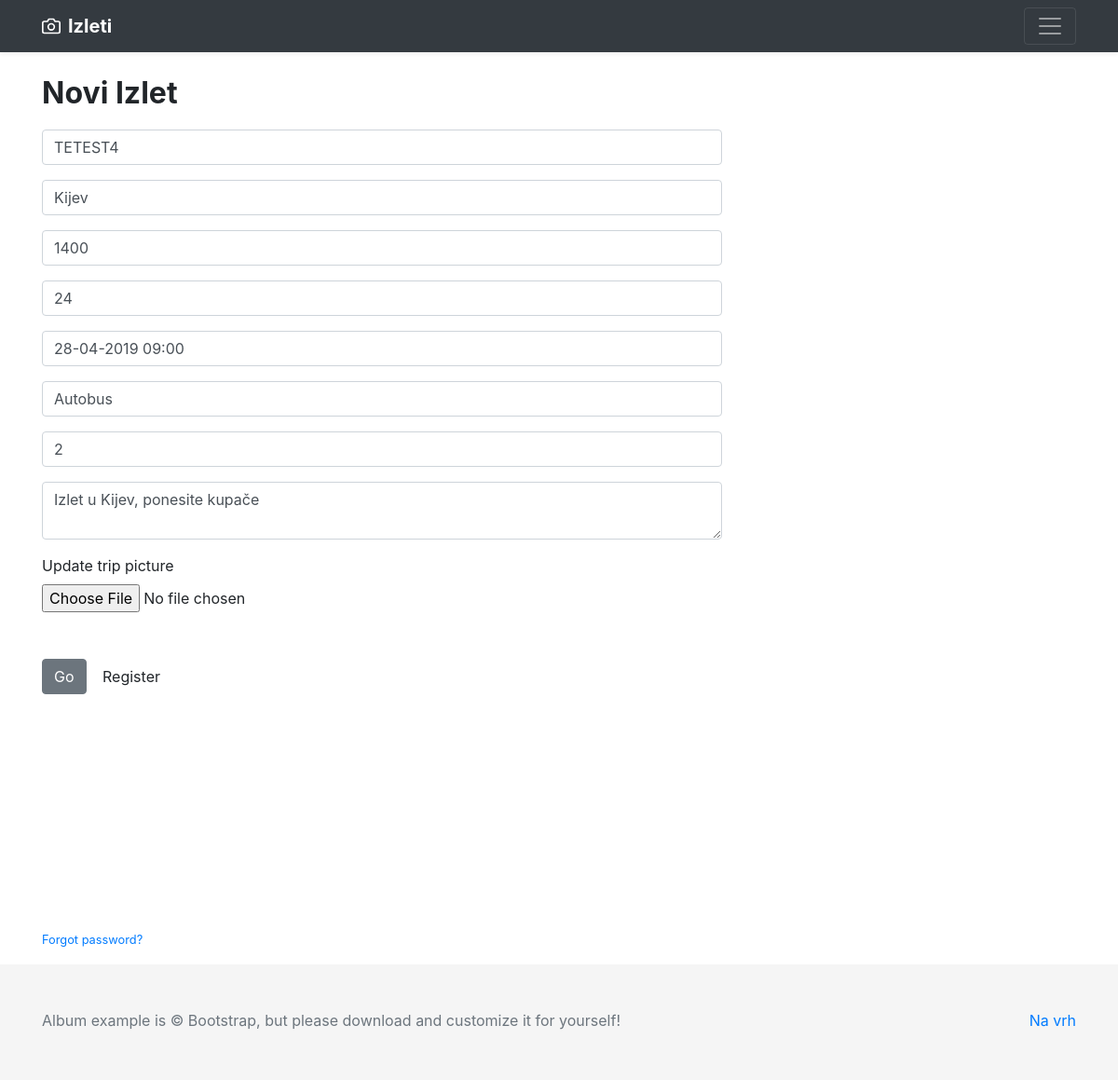
Page /update/4 (signed in) on the committed database.
### app/models.py (models this page shows, shortened)
class Trip(db.Model):
    id = db.Column(db.Integer, primary_key=True)
    name = db.Column(db.String(50), unique=True, nullable=False)
    location = db.Column(db.String(100), nullable=False)
    user_id = db.Column(db.Integer, db.ForeignKey('user.id'), nullable=False)
    date_created = db.Column(db.DateTime, nullable=False, default=datetime.utcnow)
    price = db.Column(db.Integer, nullable=False)
    people_number = db.Column(db.Integer, nullable=False)
    starting_at = db.Column(db.DateTime, nullable=False)
    transport_type = db.Column(db.String(30), nullable=False)
    trip_duration = db.Column(db.Integer, nullable=False)
    details = db.Column(db.Text, nullable=False)
    image_file = db.Column(db.String(20), nullable=False, default='trip_default.jpg')

### app/trips/routes.py (the view)
@trips.route("/update/<int:trip>", methods=["POST", "GET"])
@login_required
def update_trip(trip):
    selected_trip = Trip.query.get_or_404(trip)
    if selected_trip.author != current_user:
        abort(403)
    form = CreateTripForm()
    if form.validate_on_submit():
        if form.trip_picture.data:
            picture_file = save_picture_trip(form.trip_picture.data)
            selected_trip.image_file = picture_file
        selected_trip.location = form.location.data
        selected_trip.price = form.price.data
        counter=0
        for user in selected_trip.users:
            counter+=1
        print(counter)
        if selected_trip.people_number <= form.people_number.data:
            selected_trip.people_number = form.people_number.data
        else:
            flash('Pogrešan unos! Broj prijavljenih korisnika: {}'.format(counter), 'danger')
            return redirect(url_for('trips.update_trip', trip=selected_trip.id))
        selected_trip.starting_at = form.starting_at.data
        selected_trip.transport_type = form.transport_type.data
        selected_trip.trip_duration = form.trip_duration.data
        selected_trip.details = form.details.data
        db.session.commit()
        flash('Vas trip je ažuriran!')
        return redirect(url_for('main.home', trip=selected_trip.id))
    elif request.method == 'GET':
        form.name.data = selected_trip.name
        form.location.data = selected_trip.location
        form.price.data = selected_trip.price
        form.people_number.data = selected_trip.people_number
        form.starting_at.data = selected_trip.starting_at
        form.transport_type.data = selected_trip.transport_type
        form.trip_duration.data = selected_trip.trip_duration
        form.details.data = selected_trip.details
    return render_template('new_trip2.html', title='Update Trip', form=form,
                           trip=selected_trip, legend='Update Trip')

### app/models.py (called while the page is built)
@login_manager.user_loader
def load_user(user_id):
    return User.query.get(int(user_id))

### app/templates/new_trip2.html (shortened to what this page needs)
{% extends "layout.html" %}
{% block content %}
{% set iterated = {'i': False} %}
  <div class="container">
    <div class="row">
      <div class="col-lg-8">
          <div class="form-group">
               <form method="POST" action="" style="margin-top: 25px">
               <h2><b>Novi Izlet</b></h2>
                  <div class="form-group" style="margin-top: 20px">
                        {% if form.name.errors %}
                        {{ form.name(class="form-control", placeholder=form.name.description) }}
                        <div>
                            {% for error in form.name.errors %}
                                <span>{{ error }}</span>
                            {% endfor %}
                        </div>
                        {% else %}
                            {{ form.name(class="form-control", placeholder=form.name.description) }}
                        {% endif %}
                  </div>
                  <div class="form-group">
                        {% if form.location.errors %}
                        {{ form.location(class="form-control", placeholder=form.location.description) }}
                        <div>
                            {% for error in form.location.errors %}
                                <span>{{ error }}</span>
                            {% endfor %}
                        </div>
                        {% else %}
                            {{ form.location(class="form-control", placeholder=form.location.description) }}
                        {% endif %}
                  </div>
                  <div class="form-group">
                        {% if form.price.errors %}
                        {{ form.price(class="form-control", placeholder=form.price.description) }}
                        <div>
                            {% for error in form.price.errors %}
                                <span>{{ error }}</span>
                            {% endfor %}
                        </div>
                        {% else %}
                            {{ form.price(class="form-control", placeholder=form.price.description) }}
                        {% endif %}
                  </div>
                  <div class="form-group">
                        {% if form.people_number.errors %}
                        {{ form.people_number(class="form-control", placeholder=form.people_number.description) }}
                        <div>
                            {% for error in form.people_number.errors %}
                                <span>{{ error }}</span>
                            {% endfor %}
                        </div>
                        {% else %}
                            {{ form.people_number(class="form-control", placeholder=form.people_number.description) }}
                        {% endif %}
                  </div>
                  <div class="form-group">
                        {% if form.starting_at.errors %}
                        {{ form.starting_at(class="form-control", placeholder=form.starting_at.description) }}
                        <div>
                            {% for error in form.starting_at.errors %}
                                <span>{{ error }}</span>
                            {% endfor %}
                        </div>
                        {% else %}
                            {{ form.starting_at(class="form-control", placeholder=form.starting_at.description) }}
                        {% endif %}
                  </div>
                  <div class="form-group">
                        {% if form.transport_type.errors %}
                        {{ form.transport_type(class="form-control", placeholder=form.transport_type.description) }}
                        <div>
                            {% for error in form.transport_type.errors %}
                                <span>{{ error }}</span>
                            {% endfor %}
                        </div>
                        {% else %}
                            {{ form.transport_type(class="form-control", placeholder=form.transport_type.description) }}
                        {% endif %}
                  </div>
                  <div class="form-group">
                        {% if form.trip_duration.errors %}
                        {{ form.trip_duration(class="form-control", placeholder=form.trip_duration.description) }}
                        <div>
                            {% for error in form.trip_duration.errors %}
                                <span>{{ error }}</span>
                            {% endfor %}
                        </div>
                        {% else %}
                            {{ form.trip_duration(class="form-control", placeholder=form.trip_duration.description) }}
                        {% endif %}
                  </div>
                  <div class="form-group">
                        {% if form.details.errors %}
                        {{ form.details(class="form-control", placeholder=form.details.description) }}
                        <div>
                            {% for error in form.details.errors %}
                                <span>{{ error }}</span>
                            {% endfor %}
                        </div>
                        {% else %}
                            {{ form.details(class="form-control", placeholder=form.details.description) }}
                        {% endif %}
                  </div>
                  <div class="form-group">
                        <div>
                            {{ form.trip_picture.label }}
                        </div>
                        {{ form.trip_picture(class="") }}
                  </div>
                  <div class="form-group" style="margin-top: 50px; margin-bottom: 250px">
                      {{ form.submit(class="btn btn-secondary") }}
                      <a href="{{ url_for('users.register') }}" class="btn btn-black" role="button">Register</a>
                  </div>
                  <small>
                      <a href="{{ url_for('users.reset_request') }}">Forgot password?</a>
                  </small>
               </form>
            </div>
      </div>
    </div>
  </div>
{% endblock content %}

### rows in the picture
Trip: name "TETEST4", location "Kijev", price "1400", people_number "24", starting_at "28-04-2019 09:00", transport_type "Autobus", trip_duration "2", details "Izlet u Kijev, ponesite kupače"
